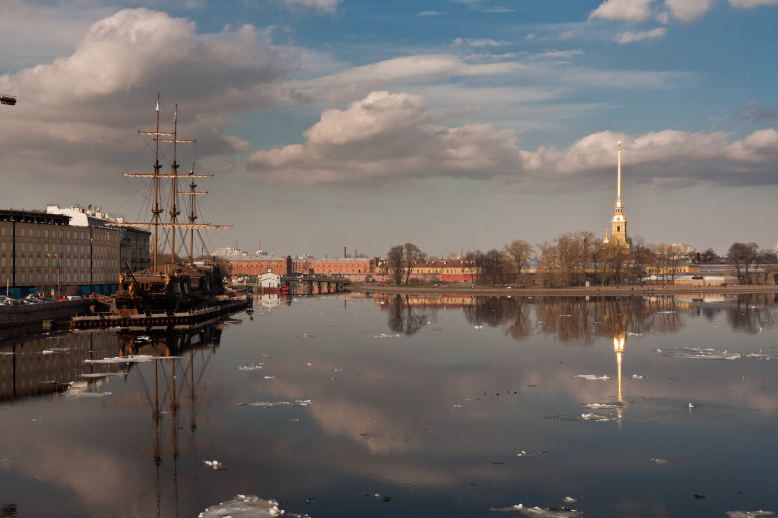
#> input picture Dsim/Assignment/boat1.jpg, 778 x 518 px
$ jupyter execute E04_Manenti_Federico_790032.ipynb
#> lines starting #> are read from the running program, lines starting #| are printed output that depends on the picture
[cell 1]
import numpy as np
from matplotlib import pyplot as plt
import cv2 as cv

[cell 2]
plt.rcParams['figure.figsize'] = [15, 5] # Dimensioni standard delle immagini

# Import immagini

[cell 3]
im1 = cv.imread('boat1.jpg',0)
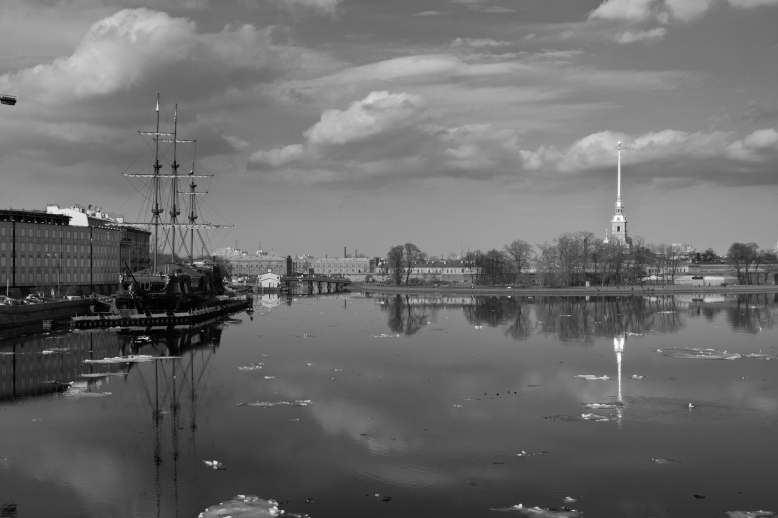
#> im1: shape (518, 778); min 0, max 255, mean 108.1
im2 = cv.imread('boat3.jpg',0)
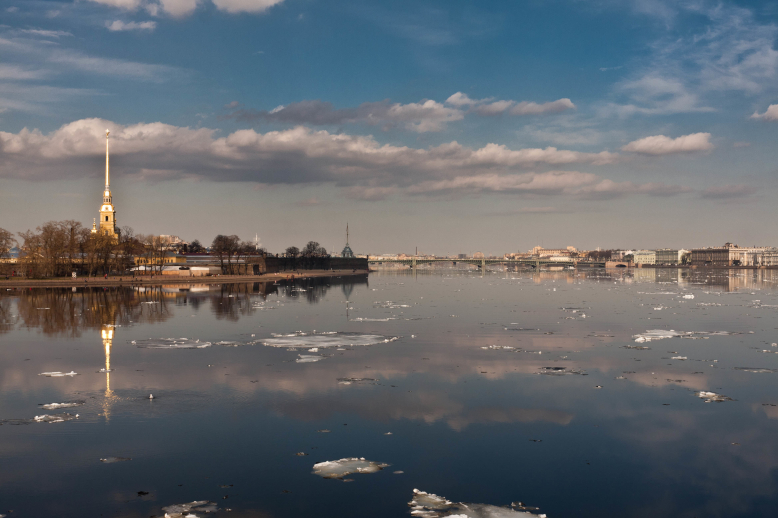
#> input picture Dsim/Assignment/boat3.jpg, 778 x 518 px
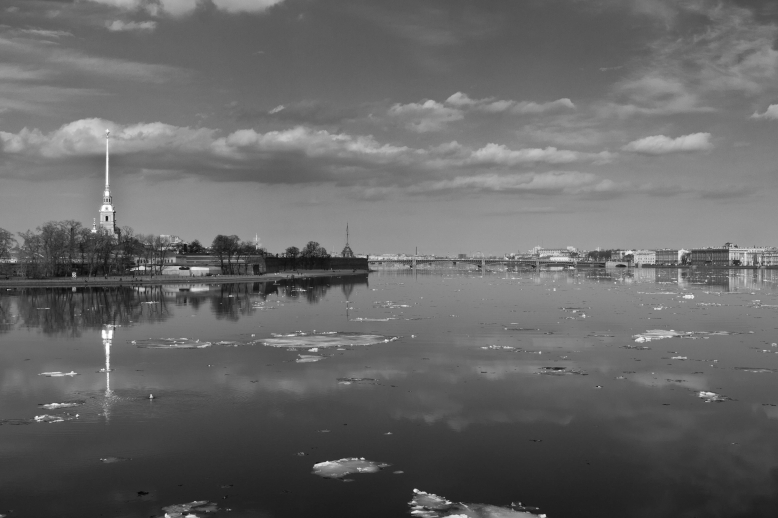
#> im2: shape (518, 778); min 4, max 255, mean 103.4

[cell 4]
plt.imshow(im1, cmap = "gray")
plt.show()
plt.imshow(im2, cmap = "gray")
plt.show()

# Photo Stiching

[cell 5]
# Estrazione keypoint
sift = cv.xfeatures2d.SIFT_create()
(kps1, features1) = sift.detectAndCompute(im1, None)
#> kps1 = 1193 keypoints; strongest (x, y, size): (282, 511, 2.2), (147, 338, 2.1), (215, 462, 2.6), (520, 505, 2.1)
(kps2, features2) = sift.detectAndCompute(im2, None)
#> kps2 = 850 keypoints; strongest (x, y, size): (415, 490, 2.4), (142, 268, 3.2), (151, 396, 2), (448, 502, 3)
# Match features
bf = cv.BFMatcher(crossCheck=True)
matches = bf.match(features1, features2)
#> matches = 379 matches

[cell 6]
# Visualizzazione match filtrati
matches = sorted(matches, key=lambda x:x.distance)
result = cv.drawMatches(im1, kps1, im2, kps2, matches[0:20], None, matchColor=[255,255,0])
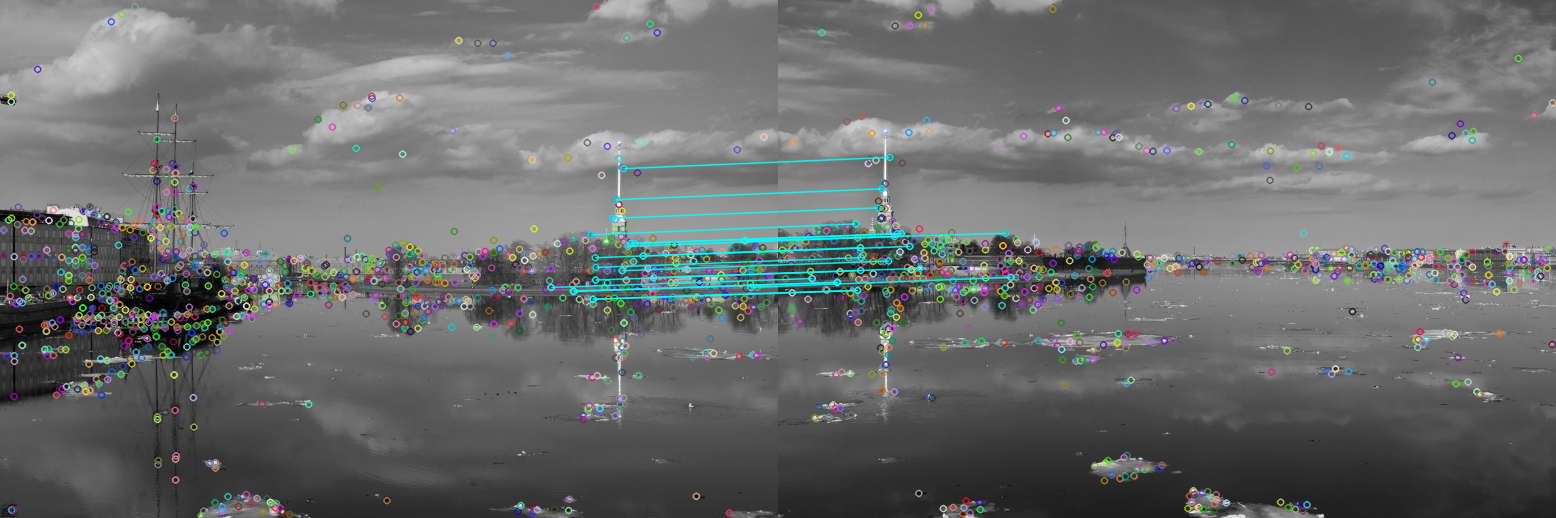
#> result: shape (518, 1556, 3); mean of channels 0, 1, 2 108.2, 108.4, 106.2; drawn as B, G, R
plt.imshow(result)
plt.show()

## Omografia

[cell 7]
# Definizione funzione per restituire omografia

def myhomography(kps1, kps2, matches):
    points1 = np.zeros((len(matches), 2), dtype=np.float32)
#> points1 = 379 pairs, first value 0 to 0, second value 0 to 0
    points2 = np.zeros((len(matches), 2), dtype=np.float32)
#> points2 = 379 pairs, first value 0 to 0, second value 0 to 0
    for i, match in enumerate(matches):
        points1[i, :] = kps1[match.queryIdx].pt
        points2[i, :] = kps2[match.trainIdx].pt
#> after the loop, points1 = 379 pairs, first value 3.27 to 766.2, second value 6.32 to 510.7; points2 = 379 pairs, first value 3.6 to 774.6, second value 14.65 to 509.1
    H, mask = cv.findHomography(points2, points1, cv.RANSAC)
#> H = [[0.573, -0.0185, 521.8], [-0.151, 0.914, 30.31], [-0.000543, -2.87e-05, 1]]; mask = 379 values, max 1 at index 0, min 0 at index 63, mean 0.446
    return H

[cell 8]
# Calcolo omografia

H = myhomography(kps1, kps2, matches)

## Applico omografia

[cell 9]
def mywrap(im1, im2, H):
    return cv.warpPerspective(im2, H, (im1.shape[1] + im2.shape[1], im1.shape[0]))
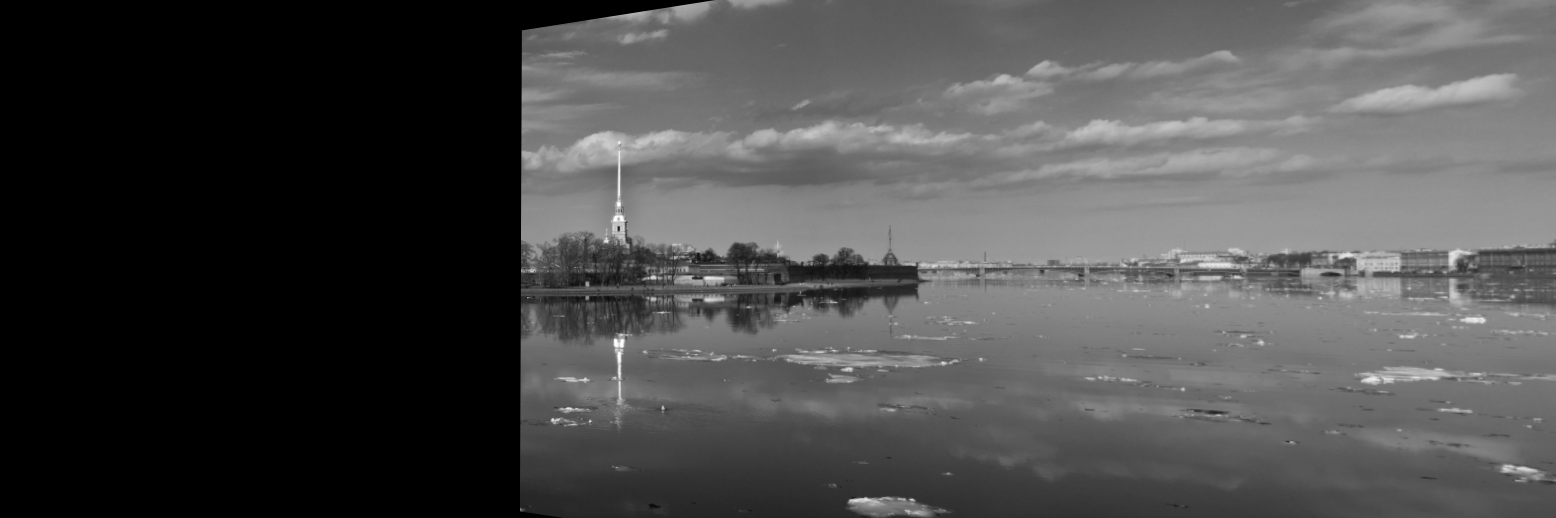
#> returned value: shape (518, 1556); min 0, max 255, mean 74.6

[cell 10]
new = mywrap(im1, im2, H)

[cell 11]
plt.imshow(new, cmap = "gray")

## Creo la nuova immagine

[cell 12]
new[0:im1.shape[0], 0:im1.shape[1]] = im1
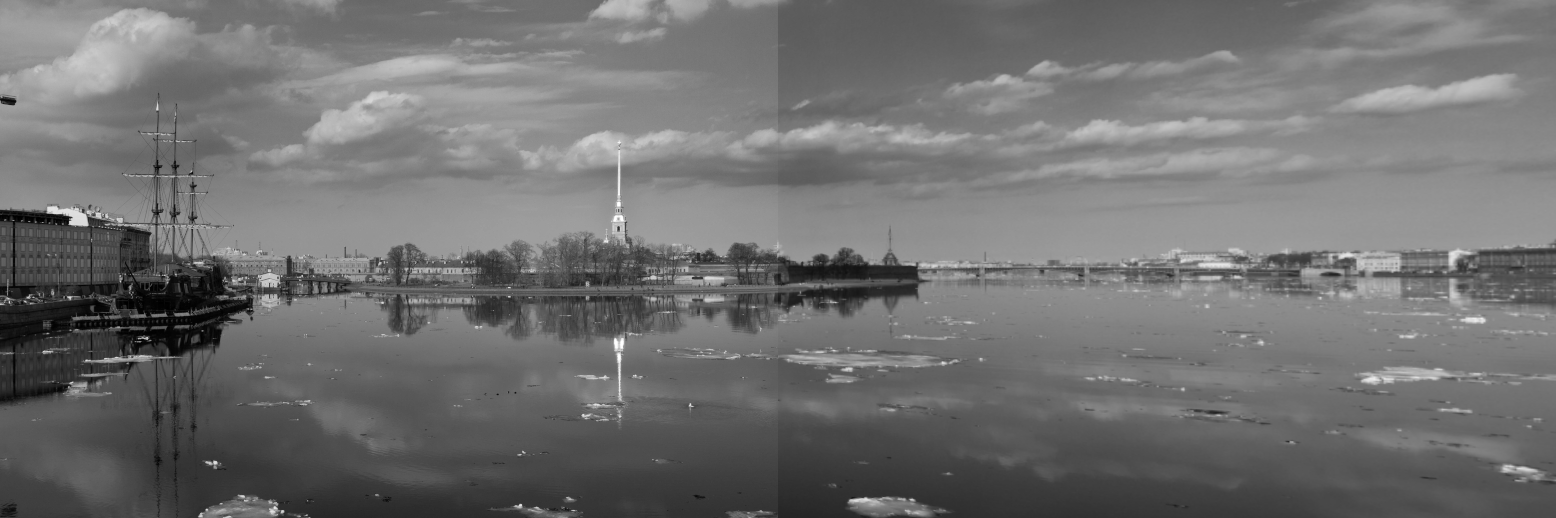
#> new: shape (518, 1556); min 0, max 255, mean 112.4
